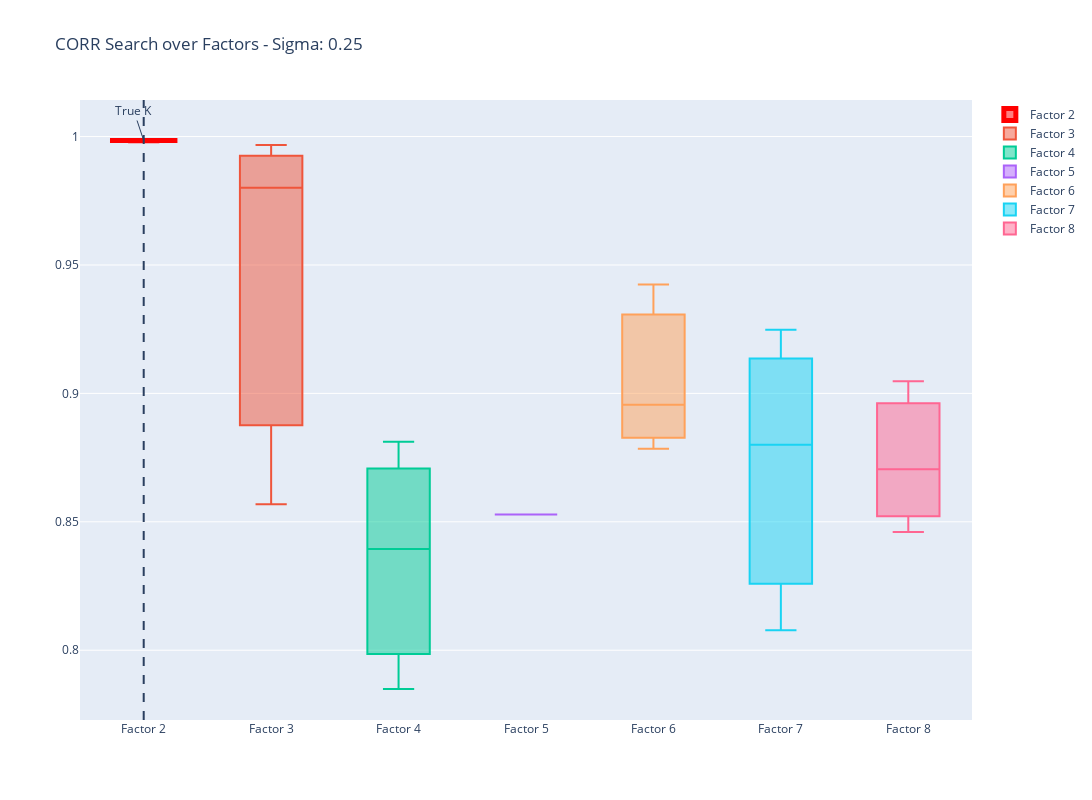
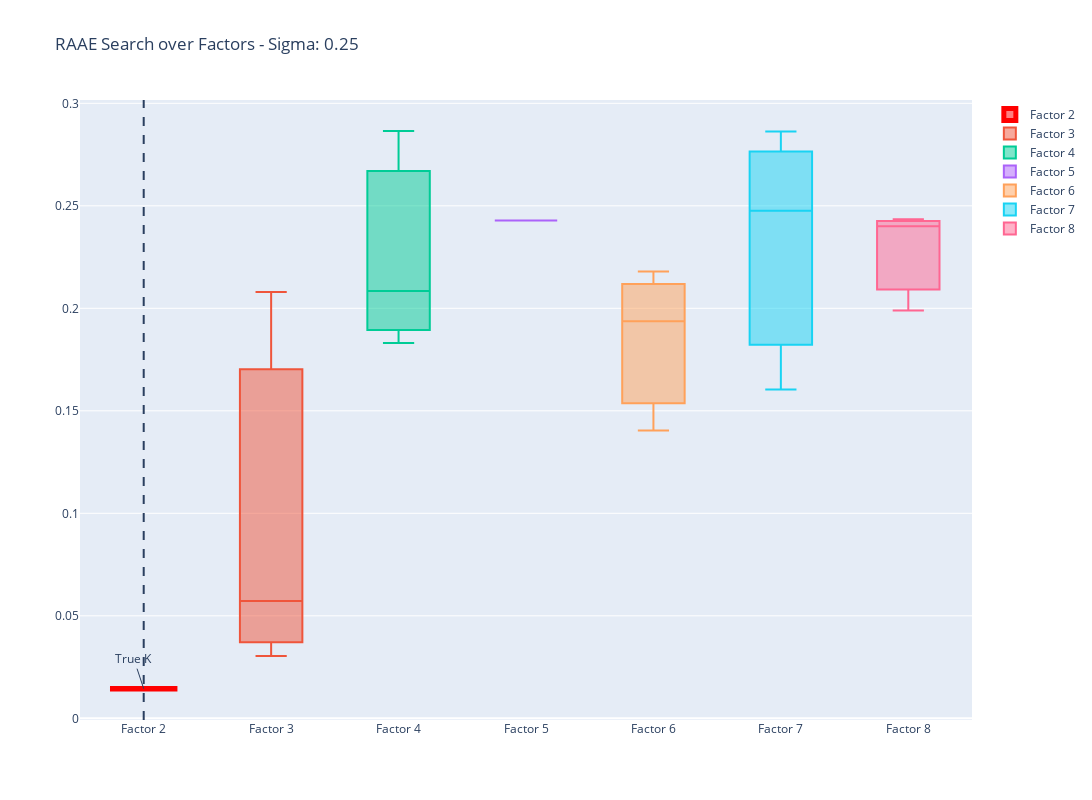
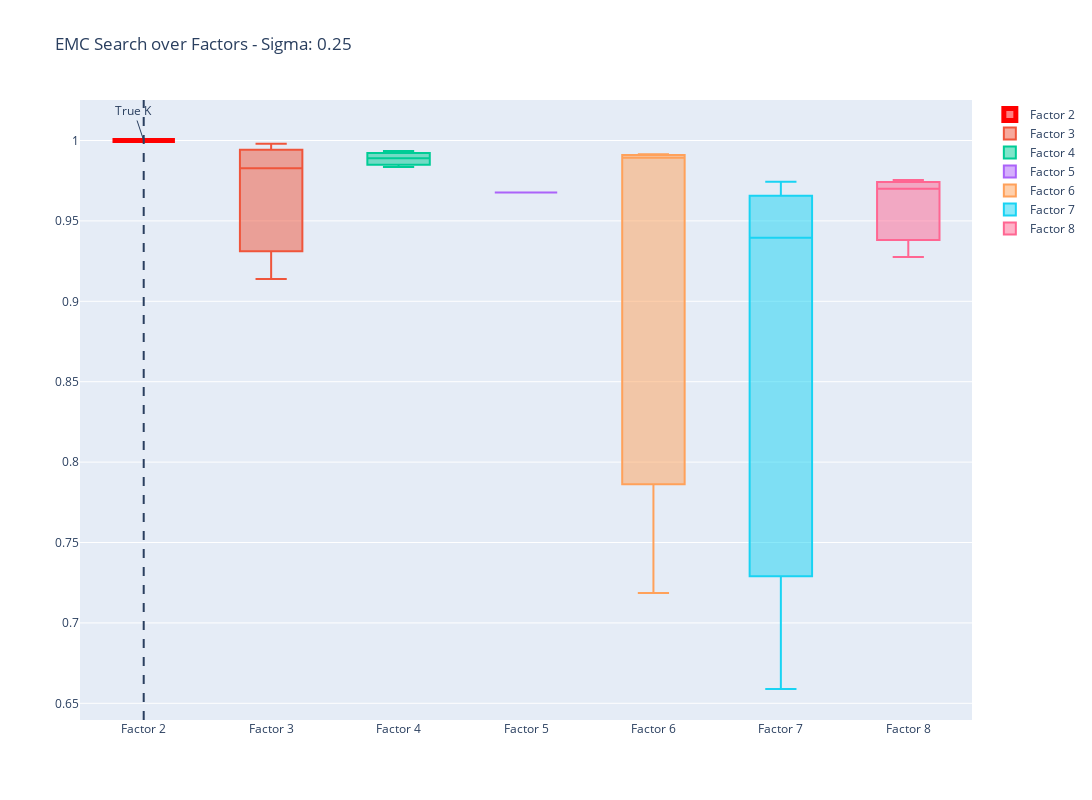

The notebook cell these images were saved under, in order:
### Code cell
factor_labels = [f"Factor {i}" for i in range(min_factor, max_factor+1)]

max_corr = 0
min_raae = 1.0
max_emc = 0
estimate_corr = -1
estimate_raae = -1
estimate_emc = -1

factor_corr_fig = make_subplots()
factor_raae_fig = make_subplots()
factor_emc_fig = make_subplots()

for i, label in enumerate(factor_labels):
    i_corr = batch_results[label]["summary"]["mean corr"]
    i_raae = batch_results[label]["summary"]["mean raae"]
    i_emc = batch_results[label]["summary"]["mean emc"]
    if np.mean(i_corr) > max_corr:
        max_corr = np.mean(i_corr)
        estimate_corr = label
    if np.mean(i_raae) < min_raae:
        min_raae = np.mean(i_raae)
        estimate_raae = label
    if np.mean(i_emc) > max_emc:
        max_emc = np.mean(i_emc)
        estimate_emc = label
    factor_corr_fig.add_trace(go.Box(y=i_corr, name=label))
    factor_raae_fig.add_trace(go.Box(y=i_raae, name=label))
    factor_emc_fig.add_trace(go.Box(y=i_emc, name=label))
factor_corr_fig.add_vline(x=f"Factor {true_k}", line_dash='dash', name='True K')
factor_corr_fig.update_traces(line=dict(color='red', width=5), selector=dict(name=estimate_corr))
factor_corr_fig.add_annotation(x=f"Factor {true_k}", y=max_corr, text="True K")
factor_corr_fig.update_layout(title=f"CORR Search over Factors - Sigma: {perturb_sigma}", width=1200, height=800, hovermode='x unified')
factor_corr_fig.show()

factor_raae_fig.add_vline(x=f"Factor {true_k}", line_dash='dash', name='True K')
factor_raae_fig.update_traces(line=dict(color='red', width=5), selector=dict(name=estimate_raae))
factor_raae_fig.add_annotation(x=f"Factor {true_k}", y=min_raae, text="True K")
factor_raae_fig.update_layout(title=f"RAAE Search over Factors - Sigma: {perturb_sigma}", width=1200, height=800, hovermode='x unified')
factor_raae_fig.show()

factor_emc_fig.add_vline(x=f"Factor {true_k}", line_dash='dash', name='True K')
factor_emc_fig.update_traces(line=dict(color='red', width=5), selector=dict(name=estimate_emc))
factor_emc_fig.add_annotation(x=f"Factor {true_k}", y=max_emc, text="True K")
factor_emc_fig.update_layout(title=f"EMC Search over Factors - Sigma: {perturb_sigma}", width=1200, height=800, hovermode='x unified')
factor_emc_fig.show()

### Figure 1 — Plotly figure (JSON) as saved in the notebook; plotly's stock layout.template omitted (floating-point values rounded to 4 significant figures)
{"data": [{"line": {"color": "red", "width": 5}, "name": "Factor 2", "type": "box", "y": [0.9985, 0.9984, 0.9985]}, {"name": "Factor 3", "type": "box", "y": [0.9967, 0.8568, 0.9801]}, {"name": "Factor 4", "type": "box", "y": [0.8394, 0.8812, 0.7849]}, {"name": "Factor 5", "type": "box", "y": [0.8528, 0.8528, 0.8528]}, {"name": "Factor 6", "type": "box", "y": [0.8784, 0.9424, 0.8956]}, {"name": "Factor 7", "type": "box", "y": [0.9248, 0.88, 0.8078]}, {"name": "Factor 8", "type": "box", "y": [0.8705, 0.846, 0.9047]}], "layout": {"annotations": [{"text": "True K", "x": "Factor 2", "y": 0.9985}], "height": 800, "hovermode": "x unified", "shapes": [{"line": {"dash": "dash"}, "name": "True K", "type": "line", "x0": "Factor 2", "x1": "Factor 2", "xref": "x", "y0": 0, "y1": 1, "yref": "y domain"}], "title": {"text": "CORR Search over Factors - Sigma: 0.25"}, "width": 1200, "xaxis": {"anchor": "y", "autorange": true, "domain": [0, 1], "range": [-0.5, 6.5], "type": "category"}, "yaxis": {"anchor": "x", "autorange": true, "domain": [0, 1], "range": [0.7729, 1.014], "type": "linear"}}}

### Figure 2 — Plotly figure (JSON) as saved in the notebook; plotly's stock layout.template omitted (floating-point values rounded to 4 significant figures)
{"data": [{"line": {"color": "red", "width": 5}, "name": "Factor 2", "type": "box", "y": [0.0145, 0.0146, 0.0143]}, {"name": "Factor 3", "type": "box", "y": [0.0304, 0.208, 0.0572]}, {"name": "Factor 4", "type": "box", "y": [0.2085, 0.1831, 0.2865]}, {"name": "Factor 5", "type": "box", "y": [0.2428, 0.2428, 0.2428]}, {"name": "Factor 6", "type": "box", "y": [0.218, 0.1404, 0.1937]}, {"name": "Factor 7", "type": "box", "y": [0.1604, 0.2476, 0.2862]}, {"name": "Factor 8", "type": "box", "y": [0.24, 0.2434, 0.1989]}], "layout": {"annotations": [{"text": "True K", "x": "Factor 2", "y": 0.01447}], "height": 800, "hovermode": "x unified", "shapes": [{"line": {"dash": "dash"}, "name": "True K", "type": "line", "x0": "Factor 2", "x1": "Factor 2", "xref": "x", "y0": 0, "y1": 1, "yref": "y domain"}], "title": {"text": "RAAE Search over Factors - Sigma: 0.25"}, "width": 1200, "xaxis": {"anchor": "y", "autorange": true, "domain": [0, 1], "range": [-0.5, 6.5], "type": "category"}, "yaxis": {"anchor": "x", "autorange": true, "domain": [0, 1], "range": [-0.0008222, 0.3016], "type": "linear"}}}

### Figure 3 — Plotly figure (JSON) as saved in the notebook; plotly's stock layout.template omitted (floating-point values rounded to 4 significant figures)
{"data": [{"line": {"color": "red", "width": 5}, "name": "Factor 2", "type": "box", "y": [1, 1, 1]}, {"name": "Factor 3", "type": "box", "y": [0.998, 0.9139, 0.9828]}, {"name": "Factor 4", "type": "box", "y": [0.9889, 0.9835, 0.9934]}, {"name": "Factor 5", "type": "box", "y": [0.9676, 0.9676, 0.9676]}, {"name": "Factor 6", "type": "box", "y": [0.7186, 0.9893, 0.9915]}, {"name": "Factor 7", "type": "box", "y": [0.9744, 0.6589, 0.9395]}, {"name": "Factor 8", "type": "box", "y": [0.9276, 0.9755, 0.97]}], "layout": {"annotations": [{"text": "True K", "x": "Factor 2", "y": 1}], "height": 800, "hovermode": "x unified", "shapes": [{"line": {"dash": "dash"}, "name": "True K", "type": "line", "x0": "Factor 2", "x1": "Factor 2", "xref": "x", "y0": 0, "y1": 1, "yref": "y domain"}], "title": {"text": "EMC Search over Factors - Sigma: 0.25"}, "width": 1200, "xaxis": {"anchor": "y", "autorange": true, "domain": [0, 1], "range": [-0.5, 6.5], "type": "category"}, "yaxis": {"anchor": "x", "autorange": true, "domain": [0, 1], "range": [0.6397, 1.024], "type": "linear"}}}
